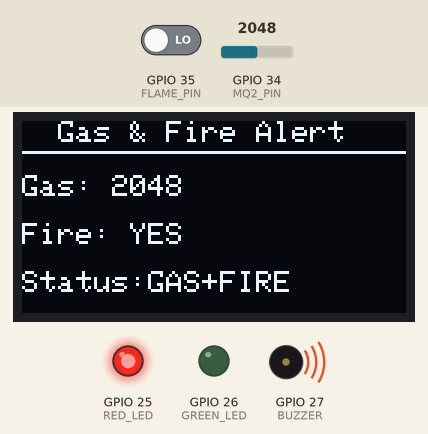
The sketch below on a simulated ESP32. Shown: 128×64 one-colour display, output pins drawn as LEDs (lit = HIGH), buzzer (waves = sounding, pin HIGH). The inputs (shaded band) are chosen by the test bench; at power-on: GPIO 34 (MQ2_PIN) = 2048, GPIO 35 (FLAME_PIN) LOW. What the sketch prints to the serial monitor is not drawn.

Above: at 1.6 s.
1.7 s: GPIO 34 (MQ2_PIN) set to 1460
At 2.15 s:
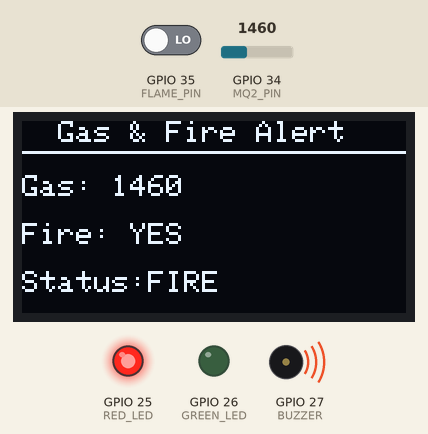
4.2 s: GPIO 35 (FLAME_PIN) driven HIGH
At 6.2 s:
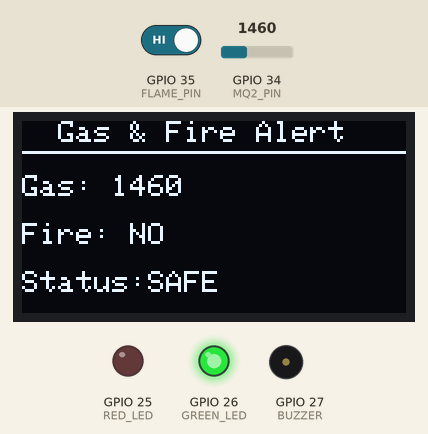
6.5 s: GPIO 34 (MQ2_PIN) set to 1545
At 7.62 s:
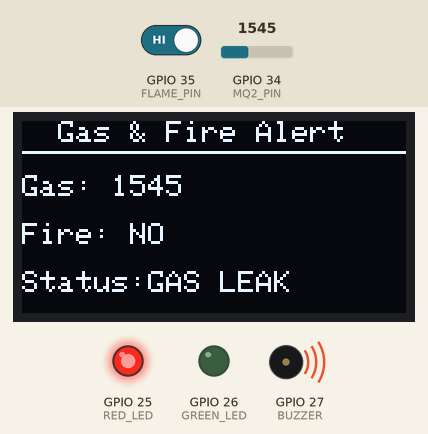
9.0 s: GPIO 35 (FLAME_PIN) driven LOW
At 10.62 s:
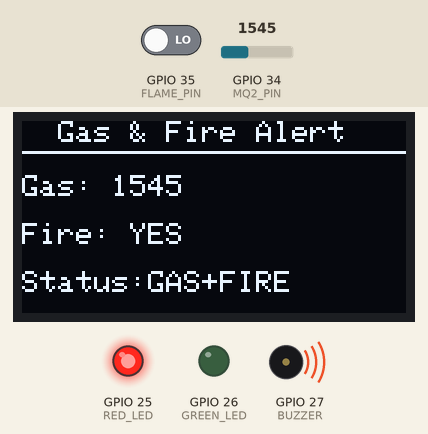
11.2 s: GPIO 34 (MQ2_PIN) set to 2047
At 12.62 s:
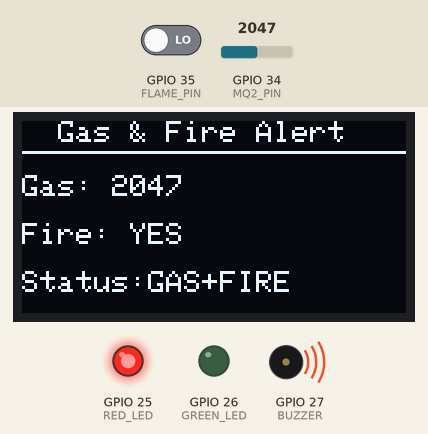
14.2 s: GPIO 35 (FLAME_PIN) driven HIGH
At 15.4 s:
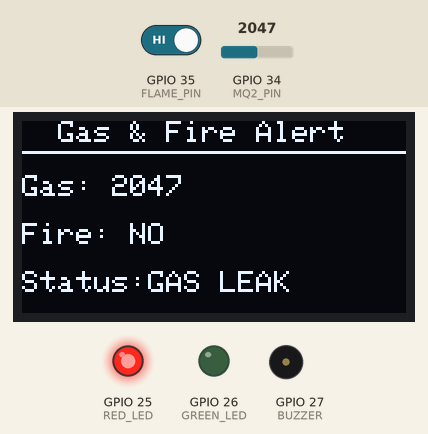
Timing chart, 0 to 17.5 s (numbered marks = the images above; inputs shaded):
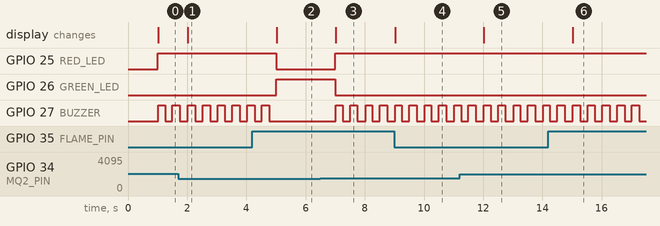

Measured:
- the behaviour switches between 1500 and 1501 on GPIO 34 (MQ2_PIN) (found by bisection; images 2 and 3)
- after the input at 1.7 s, the display: changes after 0.33 s (image 1)
- after the input at 4.2 s, GPIO 25 (RED_LED): HIGH → LOW after 0.80 s; GPIO 26 (GREEN_LED): LOW → HIGH after 0.80 s; GPIO 27 (BUZZER): goes on until 4.8 s, then stays LOW; the display: changes after 0.83 s (image 2)
- after the input at 6.5 s, GPIO 25 (RED_LED): LOW → HIGH after 0.50 s; GPIO 26 (GREEN_LED): HIGH → LOW after 0.50 s; GPIO 27 (BUZZER): alternates HIGH for 0.24 s and LOW for 0.25 s, starting after 0.53 s; the display: first differs from a run without the input after 0.53 s (image 3)
- after the input at 9.0 s, the display: changes at once (image 4)
- after the input at 11.2 s, the display: changes after 0.83 s (image 5)
- after the input at 14.2 s, the display: changes after 0.83 s (image 6)
- by itself, GPIO 27 (BUZZER): alternates HIGH for 0.25 s and LOW for 0.25 s

The sketch:

gas_fire_alert.ino
```cpp
/*
=========================================================
Project 02 : Gas & Fire Safety Alert System
Assignment 03 - IIT Jammu Summer School 2026

Hardware:
ESP32 Dev Module
MQ-2 Gas Sensor
Flame Sensor
SSD1306 OLED (128x64)
Green LED
Red LED
Active Buzzer
=========================================================
*/

#include <Wire.h>
#include <Adafruit_GFX.h>
#include <Adafruit_SSD1306.h>

#define SCREEN_WIDTH 128
#define SCREEN_HEIGHT 64
#define OLED_RESET -1

Adafruit_SSD1306 display(SCREEN_WIDTH, SCREEN_HEIGHT, &Wire, OLED_RESET);

// ---------------- Pin Definitions ----------------
#define MQ2_PIN      34      // Analog pin
#define FLAME_PIN    35      // Digital pin

#define GREEN_LED    26
#define RED_LED      25
#define BUZZER       27

// ---------------- Variables ----------------
int gasValue = 0;
bool fireDetected = false;
String statusText = "SAFE";

unsigned long sensorTimer = 0;
unsigned long serialTimer = 0;
unsigned long buzzerTimer = 0;

const unsigned long SENSOR_INTERVAL = 1000;
const unsigned long SERIAL_INTERVAL = 5000;
const unsigned long BUZZER_INTERVAL = 250;

bool buzzerState = false;

// Adjust this according to your MQ-2 calibration
const int GAS_THRESHOLD = 1500;

void setup()
{
    Serial.begin(115200);

    pinMode(FLAME_PIN, INPUT);

    pinMode(GREEN_LED, OUTPUT);
    pinMode(RED_LED, OUTPUT);
    pinMode(BUZZER, OUTPUT);

    digitalWrite(GREEN_LED, LOW);
    digitalWrite(RED_LED, LOW);
    digitalWrite(BUZZER, LOW);

    Wire.begin(21,22);

    if(!display.begin(SSD1306_SWITCHCAPVCC,0x3C))
    {
        Serial.println("OLED initialization failed!");
        while(true);
    }

    display.clearDisplay();
    display.display();

    Serial.println("millis,gas,fire,status");
}

void loop()
{
    unsigned long currentMillis = millis();

    if(currentMillis - sensorTimer >= SENSOR_INTERVAL)
    {
        sensorTimer = currentMillis;

        gasValue = analogRead(MQ2_PIN);
        fireDetected = digitalRead(FLAME_PIN) == LOW;

        if(gasValue > GAS_THRESHOLD && fireDetected)
            statusText = "GAS+FIRE";
        else if(gasValue > GAS_THRESHOLD)
            statusText = "GAS LEAK";
        else if(fireDetected)
            statusText = "FIRE";
        else
            statusText = "SAFE";

        if(statusText == "SAFE")
        {
            digitalWrite(GREEN_LED,HIGH);
            digitalWrite(RED_LED,LOW);
            digitalWrite(BUZZER,LOW);
            buzzerState = false;
        }
        else
        {
            digitalWrite(GREEN_LED,LOW);
            digitalWrite(RED_LED,HIGH);
        }

        // OLED Display
        display.clearDisplay();

        display.setTextSize(1);
        display.setTextColor(SSD1306_WHITE);

        display.setCursor(12,0);
        display.println("Gas & Fire Alert");

        display.drawLine(0,10,128,10,SSD1306_WHITE);

        display.setCursor(0,18);
        display.print("Gas: ");
        display.println(gasValue);

        display.setCursor(0,34);
        display.print("Fire: ");
        display.println(fireDetected ? "YES" : "NO");

        display.setCursor(0,50);
        display.print("Status:");
        display.print(statusText);

        display.display();
    }

    if(statusText != "SAFE")
    {
        if(currentMillis - buzzerTimer >= BUZZER_INTERVAL)
        {
            buzzerTimer = currentMillis;

            buzzerState = !buzzerState;
            digitalWrite(BUZZER,buzzerState);
        }
    }

    if(currentMillis - serialTimer >= SERIAL_INTERVAL)
    {
        serialTimer = currentMillis;

        Serial.print(currentMillis);
        Serial.print(",");

        Serial.print(gasValue);
        Serial.print(",");

        Serial.print(fireDetected);
        Serial.print(",");

        Serial.println(statusText);
    }
}
```
